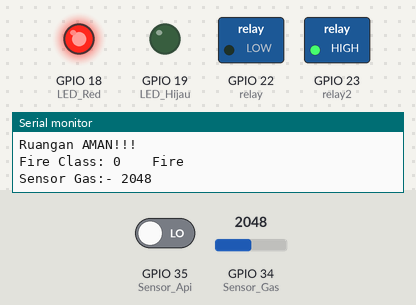
Recording of a sketch running on a simulated ESP32. Shown: switched loads named in the sketch (green lamp = pin HIGH), output pins drawn as LEDs (lit = HIGH), the last lines printed to the serial monitor. The test bench sets the inputs (shaded band); at power-on: GPIO 34 (Sensor_Gas) = 2048, GPIO 35 (Sensor_Api) LOW.

Above: at 6.8 s.
6.9 s: GPIO 34 (Sensor_Gas) set to 2817
14.2 s: GPIO 34 (Sensor_Gas) set to 2948
At 19.6 s:
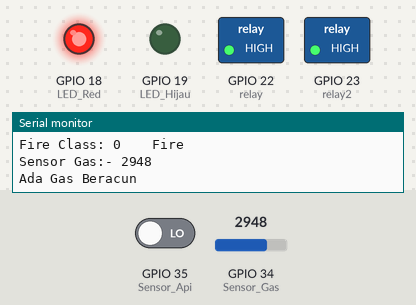
20.9 s: GPIO 35 (Sensor_Api) driven HIGH
At 24.6 s:
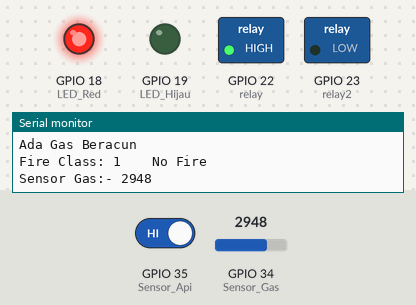
27.6 s: GPIO 34 (Sensor_Gas) set to 2866
At 32.4 s:
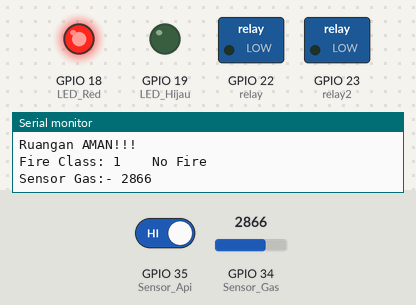
34.3 s: GPIO 34 (Sensor_Gas) set to 2930
At 37.4 s:
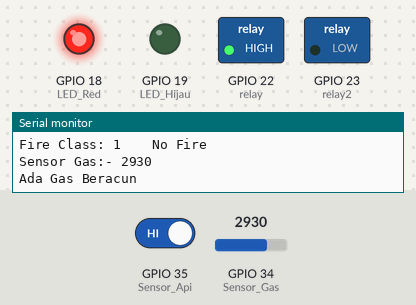
41.0 s: GPIO 34 (Sensor_Gas) set to 2850
At 43.2 s:
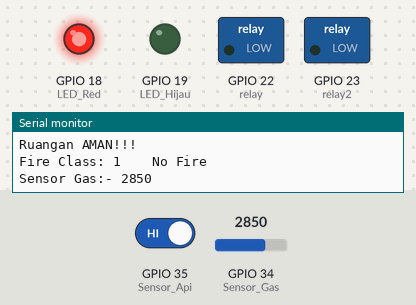
Timing chart, 0 to 44.7 s (numbered marks = the images above; inputs shaded):
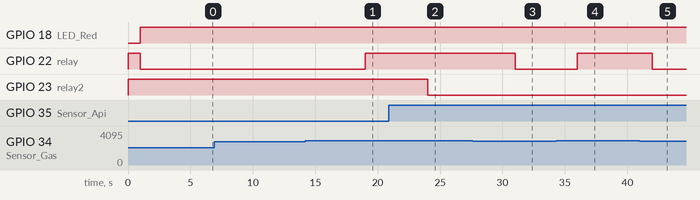

Measured:
- the behaviour switches between 2890 and 2891 on GPIO 34 (Sensor_Gas) (found by bisection; images 0 and 1)
- after the input at 14.2 s, GPIO 22 (relay): LOW → HIGH after 4.8 s
- after the input at 20.9 s, GPIO 23 (relay2): HIGH → LOW after 3.1 s
- after the input at 27.6 s, GPIO 22 (relay): HIGH → LOW after 3.4 s
- after the input at 34.3 s, GPIO 22 (relay): LOW → HIGH after 1.7 s
- after the input at 41.0 s, GPIO 22 (relay): HIGH → LOW after 1.0 s

The sketch:

Sensor_Gas_Dan_Api_Relay.ino
```cpp
int Sensor_Gas = 34;
int Sensor_Api = 35;
int relay      = 22;
int relay2     = 23;
int LED_Hijau  = 19;
int LED_Red    = 18;
int t= 5000;

void setup() {
  pinMode(Sensor_Gas, INPUT);
  pinMode(Sensor_Api, INPUT);
  digitalWrite(relay,HIGH);
  digitalWrite(relay2,HIGH);
  pinMode(relay, OUTPUT);
  pinMode(relay2, OUTPUT);
  pinMode(LED_Red, OUTPUT);
  pinMode(LED_Hijau, OUTPUT);
   Serial.begin(115200);
}
void loop() {
  //pembacaan sensor sebagai inpuanalog
  int sensor_gas = analogRead(Sensor_Gas);
  Serial.print("Sensor Gas:- ");
  Serial.println(sensor_gas);
  delay(1000);

  if (sensor_gas > 2890){
    Serial.println("Ada Gas Beracun");
    digitalWrite(LED_Hijau, LOW);
    digitalWrite(LED_Red, HIGH);
    digitalWrite(relay, HIGH);
    delay(t);
  }
  else{
  Serial.println("Ruangan AMAN!!!");
    digitalWrite(LED_Hijau, LOW);
    digitalWrite(LED_Red, HIGH);
    digitalWrite(relay, LOW);
  }

  //Sensor Api
   int sensor_api = digitalRead(Sensor_Api);
  Serial.print("Fire Class: ");
  Serial.print(sensor_api);
  Serial.print("\t");
  Serial.print("\t");
  if (sensor_api < 1) {
    Serial.println("Fire");
    digitalWrite(LED_Hijau, LOW);
    digitalWrite(LED_Red, HIGH);
    digitalWrite(relay2, HIGH);
    delay(t);
  }
  else {
    Serial.println("No Fire");
    digitalWrite(LED_Hijau, LOW);
    digitalWrite(LED_Red, HIGH);
    digitalWrite(relay2, LOW);
  }
}
```
